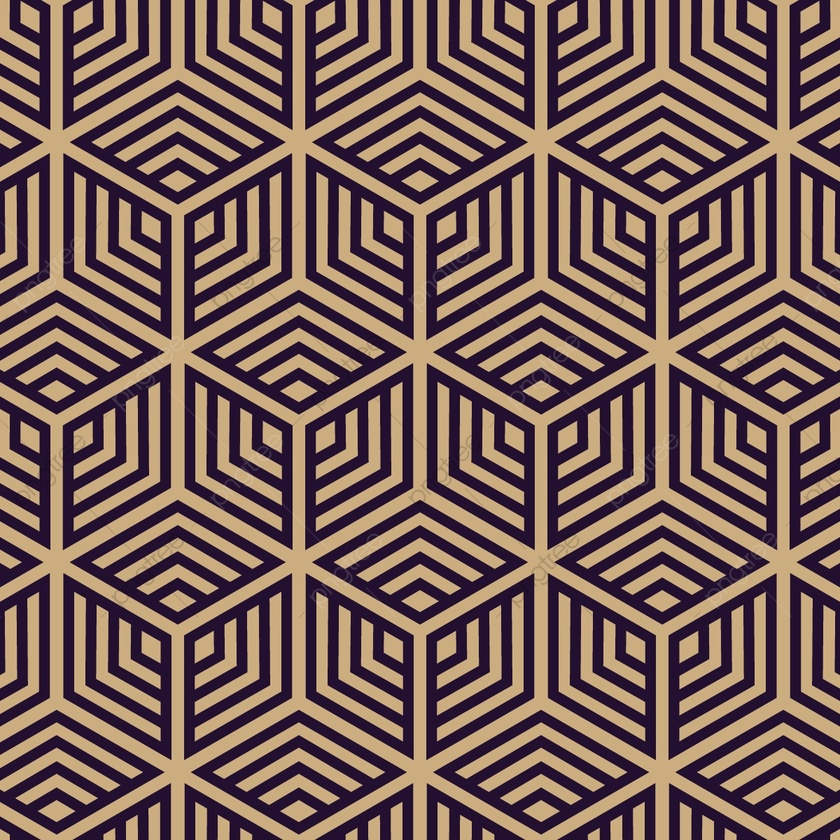
#> input picture hex.jpg, 840 x 840 px, shrunk from 1200 x 1200 before the run
$ jupyter execute tileable_texture_vizualizer.ipynb
#> lines starting #> are read from the running program, lines starting #| are printed output that depends on the picture
[cell 1]
import numpy as np
import pandas as pd

import matplotlib.pyplot as plt
import seaborn as sns; sns.set(); sns.set_style('dark')

import os
import datetime

import cv2

[cell 2]
#region functions
def rgb(img):
    return cv2.cvtColor(img, cv2.COLOR_BGR2RGB)

def bgr(img):
    return cv2.cvtColor(img, cv2.COLOR_RGB2BGR)

def gray(img):
    return cv2.cvtColor(img, cv2.COLOR_RGB2GRAY)

def disp(img, title='', s=8, vmin=None, vmax=None):
    plt.figure(figsize=(s,s))
    plt.axis('off')
    if vmin is not None and vmax is not None:
        plt.imshow(img, cmap='gray', vmin=vmin, vmax=vmax)
    else:
        plt.imshow(img, cmap='gray')
    plt.title(title)
    plt.show()

def uint8ify(img):
    img -= img.min()
    img /= img.max()
    img *= 255
    return np.uint8(img)

def overlay(a,b):
    # a and b should be float images and between 0-1

    mask = a >= 0.5 # generate boolean mask of everywhere a > 0.5
    ab = np.zeros_like(a) # generate an output container for the blended image

    # now do the blending
    ab[~mask] = (2*a*b)[~mask] # 2ab everywhere a<0.5
    ab[mask] = (1-2*(1-a)*(1-b))[mask] # else this

    return ab

def before_after(img_a, img_b, name='', vmin=None, vmax=None, effect_name='Processed'):
    fig, axs = plt.subplots(1,2, constrained_layout=True, figsize=(10,4))
    axs[0].axis('off')
    axs[1].axis('off')
    axs[0].set_title(f'{name} Original')
    axs[1].set_title(f'{name} {effect_name}')
    if vmin is not None and vmax is not None:
        axs[0].imshow(img_a, cmap='gray', vmin=vmin, vmax=vmax)
        axs[1].imshow(img_b, cmap='gray', vmin=vmin, vmax=vmax)
    else:
        axs[0].imshow(img_a, cmap='gray')
        axs[1].imshow(img_b, cmap='gray')
    plt.show()
#endregion

[cell 3]
def draw_roi(img, roi_rect, debug=True):
    COLOR = (255, 0, 0)
    THICKNESS = 6
    cy, cx, h, w = roi_rect
    img_drawn = cv2.rectangle(img.copy(), (cx-w//2, cy-h//2), (cx+w//2, cy+h//2), COLOR, THICKNESS)

    if debug:
        disp(img_drawn)

    return img_drawn

def make_tile(img, roi_rect, tile_multiple=(4,4), debug=True):
    cy, cx, h, w = roi_rect
    roi = img[cy-h//2:cy+h//2, cx-w//2:cx+w//2, :]

    # Tile the roi
    img_tiled = np.tile(roi, (*tile_multiple,1))
    img_tiled = img_tiled.astype(np.float32)
    img_tiled[:h, :w, :] *= 0.65
    img_tiled = img_tiled.astype(np.uint8)

    if debug:
        disp(img_tiled)

    return roi

[cell 4]
img = rgb(cv2.imread('hex.jpg'))
disp(img, s=8)

[cell 5]
# ROI (Center_y, Center_x, heigth, width)
roi_height, roi_width = 150, 150
roi_rect = (img.shape[0]//2, img.shape[1]//2, roi_height, roi_width)
#> roi_rect = (420, 420, 150, 150)

[cell 6]
draw_roi(img, roi_rect);

[cell 7]
tileable_img = make_tile(img, roi_rect)
#> in make_tile, `roi = img[cy-h//2:cy+h//2, cx-w//2:cx+w//2, :]`:
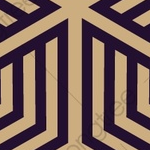
#> roi: shape (150, 150, 3); mean R, G, B 120.6, 95.7, 88
#> in make_tile, `img_tiled = np.tile(roi, (*tile_multiple,1))`:
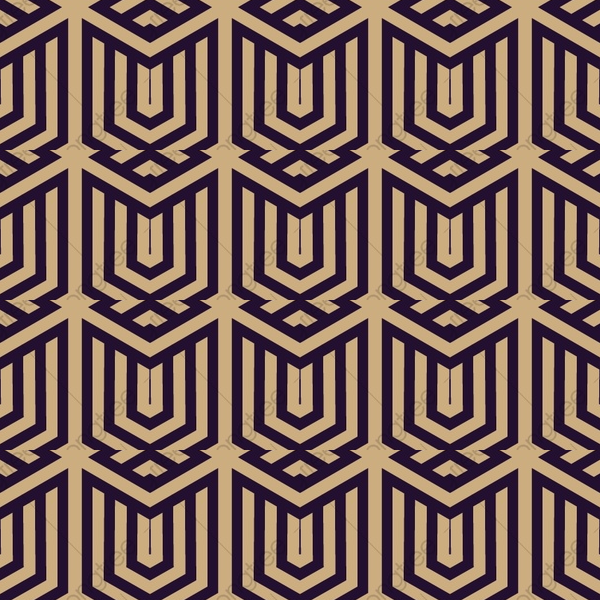
#> img_tiled: shape (600, 600, 3); mean R, G, B 120.6, 95.7, 88
#> in make_tile, `img_tiled[:h, :w, :] *= 0.65`:
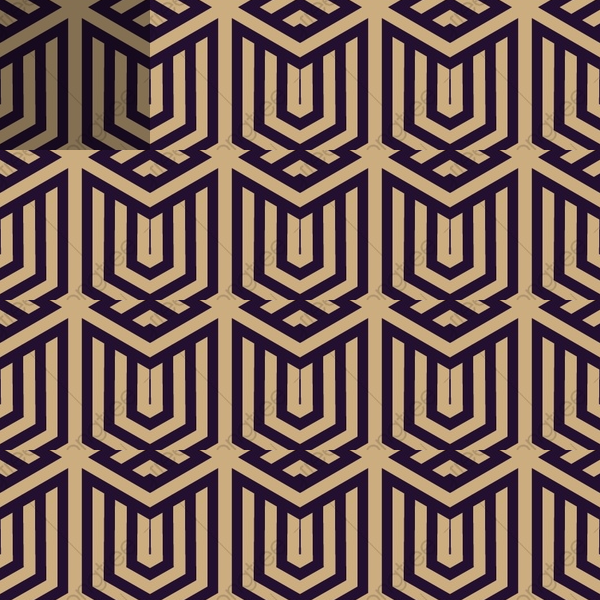
#> img_tiled: shape (600, 600, 3) float32; mean R, G, B 117.9, 93.6, 86.1
